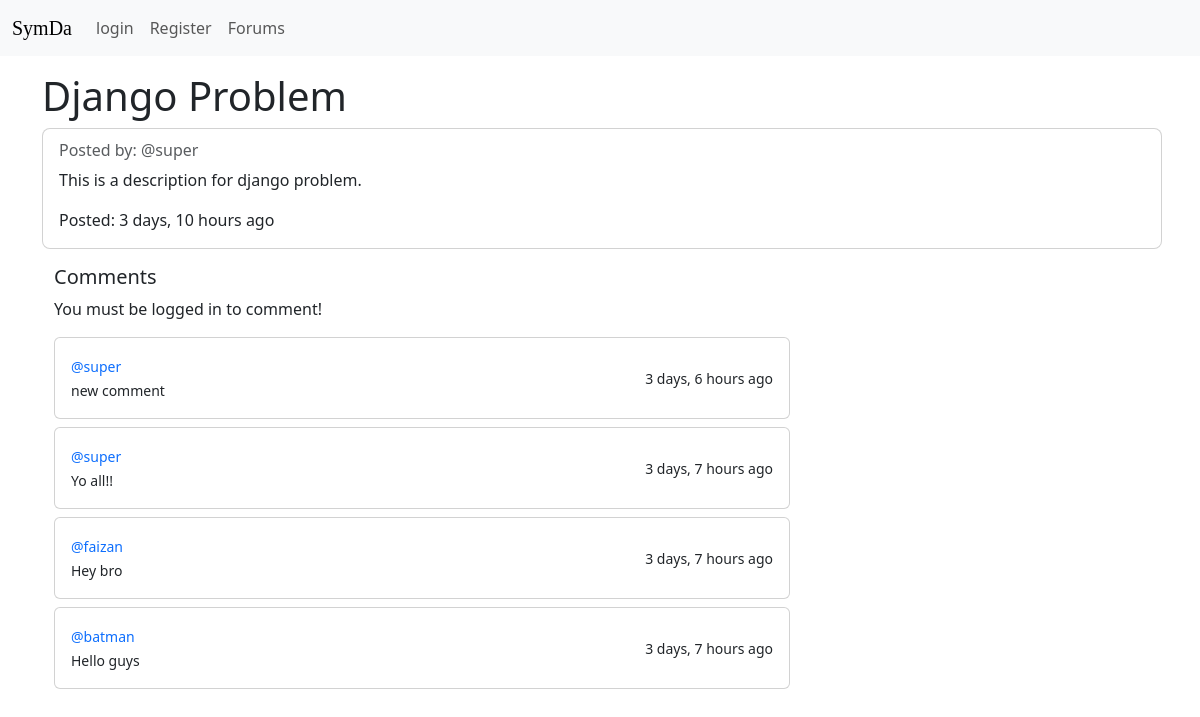
/forums/post/6/, run on the app's committed database.
### forum_app/models.py (models this page shows, shortened)
class Post(models.Model):
    user = models.ForeignKey(User, on_delete=models.CASCADE)
    title = models.CharField(max_length=200, null=True)
    description = models.TextField(null=True)
    likes = models.ManyToManyField(User, related_name='blog_post')
    rand_num = models.IntegerField(null=True, blank=True)
    created = models.DateTimeField(auto_now_add=True)
    class Meta:
        ordering = ['-created']
    def __str__(self):
        return self.title

class Comment(models.Model):
    user = models.ForeignKey(User, on_delete=models.CASCADE)
    post = models.ForeignKey(Post, on_delete=models.CASCADE)
    message = models.CharField(max_length=1000)
    created = models.DateTimeField(auto_now_add=True)
    class Meta:
        ordering = ['-created']

### forum_app/views.py (the view, shortened to what this page needs)
# urls.py: path('post/<str:pk>/', views.post, name='post'),
def post(request, pk):
    post = Post.objects.get(id=pk)
    comments = post.comment_set.all()
    context = {'post': post, 'comments': comments}
    return render(request, 'forum_app/post.html', context)

### forum_app/templates/forum_app/post.html
{% extends 'index.html' %}
{% block content %}
<h1>{{post}}</h1>
<div class="card rounded-3" style="width: 70rem;">
    <div class="card-body">
        <h6 class="card-subtitle mb-2 text-body-secondary">Posted by: @{{post.user.username}}</h6>
        <p class="card-text">{{post.description}}</p>
        <span class="fw-light">Posted: {{post.created|timesince}} ago</span>
    </div>
</div>
<div class="container rounded-3 mt-3" style="width: 100rem;">
    <div class="row  d-flex ">
        <div class="col-md-8">
            <div class="headings d-flex justify-content-between align-items-center">
                <h5>Comments</h5>
            </div>
            {% if request.user.is_authenticated %}
            <form method="POST" action="">
                {% csrf_token %}
                <input type="text" name="message" placeholder="Add a message..." />
            </form>
            {% else %}
            <p>You must be logged in to comment!</p>
            {% endif %}
            {% for comment in comments %}
            <div class="card p-3 mt-2">
                <div class="d-flex justify-content-between align-items-center">
                    <div class="user d-flex flex-row align-items-center">
                        <span>
                            <small class="font-weight-bold text-primary">@{{comment.user}}</small><br>
                            <small class="font-weight-bold">{{comment.message}}</small>
                        </span>
                    </div>
                    <small>{{comment.created|timesince}} ago</small>
                </div>
            </div>
            {% endfor %}
        </div>
    </div>
    {% endblock content %}

### data on the page
Post: title "Django Problem", user.username "super", description "This is a description for django problem.", created "3 days, 10 hours"
Comment: user "super", message "new comment", created "3 days, 6 hours"
Comment: user "super", message "Yo all!!", created "3 days, 7 hours"
Comment: user "faizan", message "Hey bro", created "3 days, 7 hours"
Comment: user "batman", message "Hello guys", created "3 days, 7 hours"
